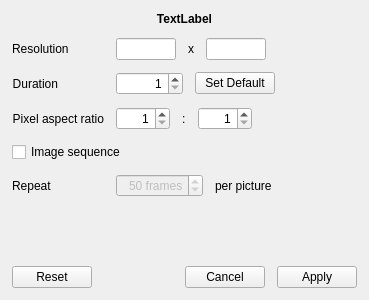
<?xml version="1.0" encoding="UTF-8"?>
<ui version="4.0">
 <class>ImageProducerWidget</class>
 <widget class="QWidget" name="ImageProducerWidget">
  <property name="geometry">
   <rect>
    <x>0</x>
    <y>0</y>
    <width>369</width>
    <height>300</height>
   </rect>
  </property>
  <property name="windowTitle">
   <string>Form</string>
  </property>
  <layout class="QVBoxLayout" name="verticalLayout">
   <property name="spacing">
    <number>12</number>
   </property>
   <property name="leftMargin">
    <number>12</number>
   </property>
   <property name="topMargin">
    <number>12</number>
   </property>
   <property name="rightMargin">
    <number>12</number>
   </property>
   <property name="bottomMargin">
    <number>12</number>
   </property>
   <item>
    <widget class="QLabel" name="filenameLabel">
     <property name="font">
      <font>
       <weight>75</weight>
       <bold>true</bold>
      </font>
     </property>
     <property name="text">
      <string>TextLabel</string>
     </property>
     <property name="alignment">
      <set>Qt::AlignCenter</set>
     </property>
    </widget>
   </item>
   <item>
    <layout class="QFormLayout" name="formLayout">
     <property name="fieldGrowthPolicy">
      <enum>QFormLayout::FieldsStayAtSizeHint</enum>
     </property>
     <property name="formAlignment">
      <set>Qt::AlignLeading|Qt::AlignLeft|Qt::AlignTop</set>
     </property>
     <item row="0" column="0">
      <widget class="QLabel" name="label">
       <property name="text">
        <string>Resolution</string>
       </property>
      </widget>
     </item>
     <item row="0" column="1">
      <layout class="QHBoxLayout" name="horizontalLayout_3">
       <item>
        <widget class="QLineEdit" name="widthLineEdit">
         <property name="sizePolicy">
          <sizepolicy hsizetype="Minimum" vsizetype="Fixed">
           <horstretch>0</horstretch>
           <verstretch>0</verstretch>
          </sizepolicy>
         </property>
         <property name="maximumSize">
          <size>
           <width>60</width>
           <height>16777215</height>
          </size>
         </property>
         <property name="text">
          <string/>
         </property>
         <property name="alignment">
          <set>Qt::AlignRight|Qt::AlignTrailing|Qt::AlignVCenter</set>
         </property>
         <property name="readOnly">
          <bool>true</bool>
         </property>
        </widget>
       </item>
       <item>
        <widget class="QLabel" name="label_2">
         <property name="text">
          <string>x</string>
         </property>
        </widget>
       </item>
       <item>
        <widget class="QLineEdit" name="heightLineEdit">
         <property name="sizePolicy">
          <sizepolicy hsizetype="Minimum" vsizetype="Fixed">
           <horstretch>0</horstretch>
           <verstretch>0</verstretch>
          </sizepolicy>
         </property>
         <property name="maximumSize">
          <size>
           <width>60</width>
           <height>16777215</height>
          </size>
         </property>
         <property name="readOnly">
          <bool>true</bool>
         </property>
        </widget>
       </item>
      </layout>
     </item>
     <item row="2" column="0">
      <widget class="QLabel" name="durationLabel">
       <property name="text">
        <string>Duration</string>
       </property>
       <property name="alignment">
        <set>Qt::AlignRight|Qt::AlignTrailing|Qt::AlignVCenter</set>
       </property>
      </widget>
     </item>
     <item row="3" column="0">
      <widget class="QLabel" name="aspectRatioLabel">
       <property name="text">
        <string>Pixel aspect ratio</string>
       </property>
       <property name="alignment">
        <set>Qt::AlignRight|Qt::AlignTrailing|Qt::AlignVCenter</set>
       </property>
      </widget>
     </item>
     <item row="3" column="1">
      <layout class="QHBoxLayout" name="horizontalLayout_2">
       <item>
        <widget class="QSpinBox" name="aspectNumSpinBox">
         <property name="alignment">
          <set>Qt::AlignRight|Qt::AlignTrailing|Qt::AlignVCenter</set>
         </property>
         <property name="keyboardTracking">
          <bool>false</bool>
         </property>
         <property name="minimum">
          <number>1</number>
         </property>
         <property name="maximum">
          <number>1000</number>
         </property>
         <property name="value">
          <number>1</number>
         </property>
        </widget>
       </item>
       <item>
        <widget class="QLabel" name="label_4">
         <property name="text">
          <string>:</string>
         </property>
        </widget>
       </item>
       <item>
        <widget class="QSpinBox" name="aspectDenSpinBox">
         <property name="alignment">
          <set>Qt::AlignRight|Qt::AlignTrailing|Qt::AlignVCenter</set>
         </property>
         <property name="keyboardTracking">
          <bool>false</bool>
         </property>
         <property name="minimum">
          <number>1</number>
         </property>
         <property name="maximum">
          <number>1000</number>
         </property>
         <property name="value">
          <number>1</number>
         </property>
        </widget>
       </item>
      </layout>
     </item>
     <item row="4" column="0" colspan="2">
      <widget class="QCheckBox" name="sequenceCheckBox">
       <property name="text">
        <string>Image sequence</string>
       </property>
      </widget>
     </item>
     <item row="5" column="0">
      <widget class="QLabel" name="label_3">
       <property name="text">
        <string>Repeat</string>
       </property>
      </widget>
     </item>
     <item row="5" column="1">
      <layout class="QHBoxLayout" name="horizontalLayout_4">
       <item>
        <widget class="QSpinBox" name="repeatSpinBox">
         <property name="enabled">
          <bool>false</bool>
         </property>
         <property name="alignment">
          <set>Qt::AlignRight|Qt::AlignTrailing|Qt::AlignVCenter</set>
         </property>
         <property name="keyboardTracking">
          <bool>false</bool>
         </property>
         <property name="suffix">
          <string> frames</string>
         </property>
         <property name="minimum">
          <number>1</number>
         </property>
         <property name="maximum">
          <number>999</number>
         </property>
         <property name="value">
          <number>50</number>
         </property>
        </widget>
       </item>
       <item>
        <widget class="QLabel" name="label_5">
         <property name="text">
          <string>per picture</string>
         </property>
        </widget>
       </item>
      </layout>
     </item>
     <item row="2" column="1">
      <layout class="QHBoxLayout" name="horizontalLayout_6">
       <item>
        <widget class="TimeSpinBox" name="durationSpinBox">
         <property name="maximumSize">
          <size>
           <width>150</width>
           <height>16777215</height>
          </size>
         </property>
         <property name="focusPolicy">
          <enum>Qt::ClickFocus</enum>
         </property>
         <property name="alignment">
          <set>Qt::AlignRight|Qt::AlignTrailing|Qt::AlignVCenter</set>
         </property>
         <property name="accelerated">
          <bool>true</bool>
         </property>
         <property name="keyboardTracking">
          <bool>false</bool>
         </property>
         <property name="minimum">
          <number>1</number>
         </property>
         <property name="maximum">
          <number>2147483647</number>
         </property>
        </widget>
       </item>
       <item>
        <widget class="QPushButton" name="defaultDurationButton">
         <property name="toolTip">
          <string>Make the current duration value the default value</string>
         </property>
         <property name="text">
          <string>Set Default</string>
         </property>
        </widget>
       </item>
      </layout>
     </item>
    </layout>
   </item>
   <item>
    <spacer name="verticalSpacer">
     <property name="orientation">
      <enum>Qt::Vertical</enum>
     </property>
     <property name="sizeHint" stdset="0">
      <size>
       <width>20</width>
       <height>170</height>
      </size>
     </property>
    </spacer>
   </item>
   <item>
    <layout class="QHBoxLayout" name="horizontalLayout">
     <item>
      <widget class="QPushButton" name="resetButton">
       <property name="text">
        <string>Reset</string>
       </property>
      </widget>
     </item>
     <item>
      <spacer name="horizontalSpacer">
       <property name="orientation">
        <enum>Qt::Horizontal</enum>
       </property>
       <property name="sizeHint" stdset="0">
        <size>
         <width>40</width>
         <height>20</height>
        </size>
       </property>
      </spacer>
     </item>
     <item>
      <widget class="QPushButton" name="cancelButton">
       <property name="text">
        <string>Cancel</string>
       </property>
      </widget>
     </item>
     <item>
      <widget class="QPushButton" name="okButton">
       <property name="text">
        <string>Apply</string>
       </property>
      </widget>
     </item>
    </layout>
   </item>
  </layout>
 </widget>
 <customwidgets>
  <customwidget>
   <class>TimeSpinBox</class>
   <extends>QSpinBox</extends>
   <header>widgets/timespinbox.h</header>
  </customwidget>
 </customwidgets>
 <tabstops>
  <tabstop>widthLineEdit</tabstop>
  <tabstop>heightLineEdit</tabstop>
  <tabstop>aspectNumSpinBox</tabstop>
  <tabstop>aspectDenSpinBox</tabstop>
  <tabstop>sequenceCheckBox</tabstop>
  <tabstop>repeatSpinBox</tabstop>
  <tabstop>resetButton</tabstop>
 </tabstops>
 <resources/>
 <connections/>
</ui>
